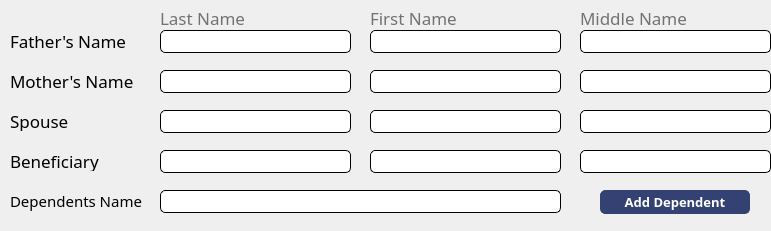
        <widget class="QWidget" name="wgtInfo" native="true">
         <property name="geometry">
          <rect>
           <x>10</x>
           <y>410</y>
           <width>771</width>
           <height>231</height>
          </rect>
         </property>
         <property name="styleSheet">
          <string notr="true">#wgtInfo{
border-top: 1px groove #BFBFBF;
}

#lblLastName_2, #lblFirstName_2, #lblMiddleName_2 {
color: #757171;
}

#txtFatherLast, #txtFatherFirst, #txtFatherMiddle,
#txtMotherLast, #txtMotherFirst, #txtMotherMiddle,
#txtSpouseLast, #txtSpouseFirst, #txtSpouseMiddle,
#txtBeneLast, #txtBeneFirst, #txtBeneMiddle,
#txtDependent {
border-radius: 5px;
border: 1px solid black;
font-family: Poppins;
}

#btnAddDependent {
border-radius: 5px;
border: 1px solid #344273;
background-color: #344273;
color: white;
}</string>
         </property>
         <widget class="QLabel" name="lblLastName_2">
          <property name="geometry">
           <rect>
            <x>160</x>
            <y>10</y>
            <width>121</width>
            <height>16</height>
           </rect>
          </property>
          <property name="font">
           <font>
            <family>Poppins</family>
            <pointsize>13</pointsize>
            <weight>50</weight>
            <bold>false</bold>
           </font>
          </property>
          <property name="text">
           <string>Last Name</string>
          </property>
         </widget>
         <widget class="QLabel" name="lblFirstName_2">
          <property name="geometry">
           <rect>
            <x>370</x>
            <y>10</y>
            <width>121</width>
            <height>16</height>
           </rect>
          </property>
          <property name="font">
           <font>
            <family>Poppins</family>
            <pointsize>13</pointsize>
            <weight>50</weight>
            <bold>false</bold>
           </font>
          </property>
          <property name="text">
           <string>First Name</string>
          </property>
         </widget>
         <widget class="QLabel" name="lblMiddleName_2">
          <property name="geometry">
           <rect>
            <x>580</x>
            <y>10</y>
            <width>121</width>
            <height>16</height>
           </rect>
          </property>
          <property name="font">
           <font>
            <family>Poppins</family>
            <pointsize>13</pointsize>
            <weight>50</weight>
            <bold>false</bold>
           </font>
          </property>
          <property name="text">
           <string>Middle Name</string>
          </property>
         </widget>
         <widget class="QLineEdit" name="txtFatherLast">
          <property name="geometry">
           <rect>
            <x>160</x>
            <y>30</y>
            <width>191</width>
            <height>23</height>
           </rect>
          </property>
          <property name="font">
           <font>
            <family>Poppins</family>
            <pointsize>10</pointsize>
           </font>
          </property>
          <property name="autoFillBackground">
           <bool>false</bool>
          </property>
          <property name="maxLength">
           <number>15</number>
          </property>
         </widget>
         <widget class="QLabel" name="lblFathersName">
          <property name="geometry">
           <rect>
            <x>10</x>
            <y>30</y>
            <width>131</width>
            <height>21</height>
           </rect>
          </property>
          <property name="font">
           <font>
            <family>Poppins</family>
            <pointsize>13</pointsize>
            <weight>50</weight>
            <bold>false</bold>
           </font>
          </property>
          <property name="text">
           <string>Father's Name</string>
          </property>
         </widget>
         <widget class="QLineEdit" name="txtFatherFirst">
          <property name="geometry">
           <rect>
            <x>370</x>
            <y>30</y>
            <width>191</width>
            <height>23</height>
           </rect>
          </property>
          <property name="font">
           <font>
            <family>Poppins</family>
            <pointsize>10</pointsize>
           </font>
          </property>
          <property name="autoFillBackground">
           <bool>false</bool>
          </property>
          <property name="maxLength">
           <number>15</number>
          </property>
         </widget>
         <widget class="QLineEdit" name="txtFatherMiddle">
          <property name="geometry">
           <rect>
            <x>580</x>
            <y>30</y>
            <width>191</width>
            <height>23</height>
           </rect>
          </property>
          <property name="font">
           <font>
            <family>Poppins</family>
            <pointsize>10</pointsize>
           </font>
          </property>
          <property name="autoFillBackground">
           <bool>false</bool>
          </property>
          <property name="maxLength">
           <number>15</number>
          </property>
         </widget>
         <widget class="QLabel" name="lblMothersName">
          <property name="geometry">
           <rect>
            <x>10</x>
            <y>70</y>
            <width>131</width>
            <height>21</height>
           </rect>
          </property>
          <property name="font">
           <font>
            <family>Poppins</family>
            <pointsize>13</pointsize>
            <weight>50</weight>
            <bold>false</bold>
           </font>
          </property>
          <property name="text">
           <string>Mother's Name</string>
          </property>
         </widget>
         <widget class="QLineEdit" name="txtMotherLast">
          <property name="geometry">
           <rect>
            <x>160</x>
            <y>70</y>
            <width>191</width>
            <height>23</height>
           </rect>
          </property>
          <property name="font">
           <font>
            <family>Poppins</family>
            <pointsize>10</pointsize>
           </font>
          </property>
          <property name="autoFillBackground">
           <bool>false</bool>
          </property>
          <property name="maxLength">
           <number>15</number>
          </property>
         </widget>
         <widget class="QLineEdit" name="txtMotherFirst">
          <property name="geometry">
           <rect>
            <x>370</x>
            <y>70</y>
            <width>191</width>
            <height>23</height>
           </rect>
          </property>
          <property name="font">
           <font>
            <family>Poppins</family>
            <pointsize>10</pointsize>
           </font>
          </property>
          <property name="autoFillBackground">
           <bool>false</bool>
          </property>
          <property name="maxLength">
           <number>15</number>
          </property>
         </widget>
         <widget class="QLineEdit" name="txtMotherMiddle">
          <property name="geometry">
           <rect>
            <x>580</x>
            <y>70</y>
            <width>191</width>
            <height>23</height>
           </rect>
          </property>
          <property name="font">
           <font>
            <family>Poppins</family>
            <pointsize>10</pointsize>
           </font>
          </property>
          <property name="autoFillBackground">
           <bool>false</bool>
          </property>
          <property name="maxLength">
           <number>15</number>
          </property>
         </widget>
         <widget class="QLineEdit" name="txtSpouseLast">
          <property name="geometry">
           <rect>
            <x>160</x>
            <y>110</y>
            <width>191</width>
            <height>23</height>
           </rect>
          </property>
          <property name="font">
           <font>
            <family>Poppins</family>
            <pointsize>10</pointsize>
           </font>
          </property>
          <property name="autoFillBackground">
           <bool>false</bool>
          </property>
          <property name="maxLength">
           <number>15</number>
          </property>
         </widget>
         <widget class="QLabel" name="lblSpouse">
          <property name="geometry">
           <rect>
            <x>10</x>
            <y>110</y>
            <width>131</width>
            <height>21</height>
           </rect>
          </property>
          <property name="font">
           <font>
            <family>Poppins</family>
            <pointsize>13</pointsize>
            <weight>50</weight>
            <bold>false</bold>
           </font>
          </property>
          <property name="text">
           <string>Spouse</string>
          </property>
         </widget>
         <widget class="QLineEdit" name="txtSpouseFirst">
          <property name="geometry">
           <rect>
            <x>370</x>
            <y>110</y>
            <width>191</width>
            <height>23</height>
           </rect>
          </property>
          <property name="font">
           <font>
            <family>Poppins</family>
            <pointsize>10</pointsize>
           </font>
          </property>
          <property name="autoFillBackground">
           <bool>false</bool>
          </property>
          <property name="maxLength">
           <number>15</number>
          </property>
         </widget>
         <widget class="QLineEdit" name="txtSpouseMiddle">
          <property name="geometry">
           <rect>
            <x>580</x>
            <y>110</y>
            <width>191</width>
            <height>23</height>
           </rect>
          </property>
          <property name="font">
           <font>
            <family>Poppins</family>
            <pointsize>10</pointsize>
           </font>
          </property>
          <property name="autoFillBackground">
           <bool>false</bool>
          </property>
          <property name="maxLength">
           <number>15</number>
          </property>
         </widget>
         <widget class="QLineEdit" name="txtBeneLast">
          <property name="geometry">
           <rect>
            <x>160</x>
            <y>150</y>
            <width>191</width>
            <height>23</height>
           </rect>
          </property>
          <property name="font">
           <font>
            <family>Poppins</family>
            <pointsize>10</pointsize>
           </font>
          </property>
          <property name="autoFillBackground">
           <bool>false</bool>
          </property>
          <property name="maxLength">
           <number>15</number>
          </property>
         </widget>
         <widget class="QLabel" name="lblBeneficiary">
          <property name="geometry">
           <rect>
            <x>10</x>
            <y>150</y>
            <width>131</width>
            <height>21</height>
           </rect>
          </property>
          <property name="font">
           <font>
            <family>Poppins</family>
            <pointsize>13</pointsize>
            <weight>50</weight>
            <bold>false</bold>
           </font>
          </property>
          <property name="text">
           <string>Beneficiary</string>
          </property>
         </widget>
         <widget class="QLineEdit" name="txtBeneFirst">
          <property name="geometry">
           <rect>
            <x>370</x>
            <y>150</y>
            <width>191</width>
            <height>23</height>
           </rect>
          </property>
          <property name="font">
           <font>
            <family>Poppins</family>
            <pointsize>10</pointsize>
           </font>
          </property>
          <property name="autoFillBackground">
           <bool>false</bool>
          </property>
          <property name="maxLength">
           <number>15</number>
          </property>
         </widget>
         <widget class="QLineEdit" name="txtBeneMiddle">
          <property name="geometry">
           <rect>
            <x>580</x>
            <y>150</y>
            <width>191</width>
            <height>23</height>
           </rect>
          </property>
          <property name="font">
           <font>
            <family>Poppins</family>
            <pointsize>10</pointsize>
           </font>
          </property>
          <property name="autoFillBackground">
           <bool>false</bool>
          </property>
          <property name="maxLength">
           <number>15</number>
          </property>
         </widget>
         <widget class="QLineEdit" name="txtDependent">
          <property name="geometry">
           <rect>
            <x>160</x>
            <y>190</y>
            <width>401</width>
            <height>23</height>
           </rect>
          </property>
          <property name="font">
           <font>
            <family>Poppins</family>
            <pointsize>10</pointsize>
           </font>
          </property>
          <property name="autoFillBackground">
           <bool>false</bool>
          </property>
          <property name="maxLength">
           <number>15</number>
          </property>
         </widget>
         <widget class="QLabel" name="lblDependent">
          <property name="geometry">
           <rect>
            <x>10</x>
            <y>190</y>
            <width>141</width>
            <height>21</height>
           </rect>
          </property>
          <property name="font">
           <font>
            <family>Poppins</family>
            <pointsize>11</pointsize>
            <weight>50</weight>
            <bold>false</bold>
           </font>
          </property>
          <property name="text">
           <string>Dependents Name</string>
          </property>
         </widget>
         <widget class="QPushButton" name="btnAddDependent">
          <property name="geometry">
           <rect>
            <x>600</x>
            <y>190</y>
            <width>150</width>
            <height>24</height>
           </rect>
          </property>
          <property name="font">
           <font>
            <family>Poppins</family>
            <pointsize>10</pointsize>
            <weight>75</weight>
            <bold>true</bold>
           </font>
          </property>
          <property name="text">
           <string>Add Dependent</string>
          </property>
         </widget>
        </widget>
